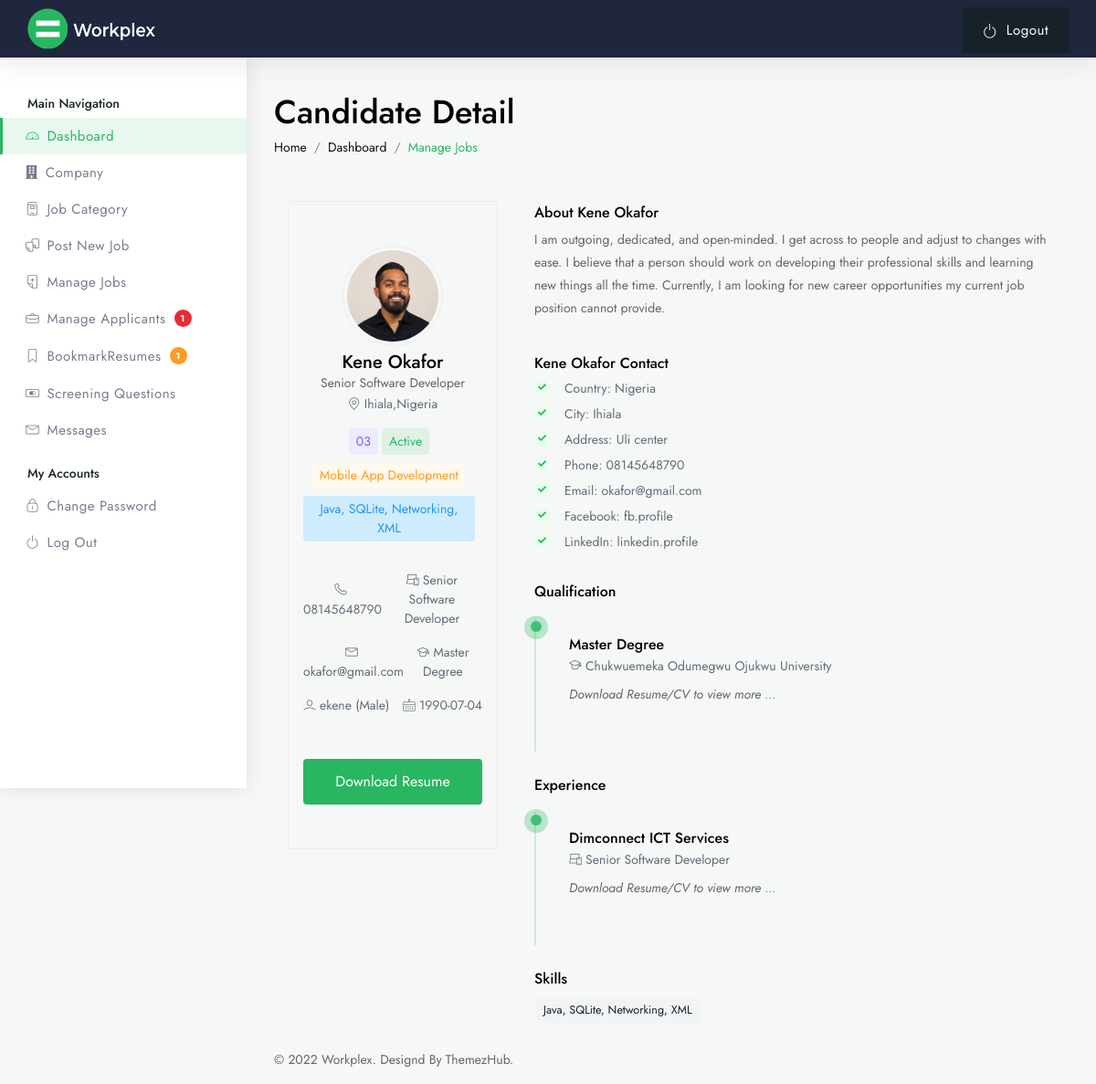
The app's page /admin/dashboard-candidate-detail.php?applicantid=2745&jobapplicationid=16 (signed in) with its own data.
### tables this page shows
CREATE TABLE IF NOT EXISTS `tblapplicants` (
  `APPLICANTID` int(11) NOT NULL AUTO_INCREMENT,
  `JOBCATEGORYID` int(11) NOT NULL,
  `JOBTITLE` varchar(100) NOT NULL,
  `EXCOMPANYNAME` varchar(200) NOT NULL,
  `EXJOBTITLE` varchar(50) NOT NULL,
  `USERID` int(11) NOT NULL,
  `FNAME` varchar(90) NOT NULL,
  `OTHERNAMES` varchar(200) NOT NULL,
  `FULLADDRESS` varchar(255) NOT NULL,
  `CITY` varchar(100) NOT NULL,
  `COUNTRY` varchar(50) NOT NULL,
  `SEX` varchar(11) NOT NULL,
  `BIRTHDATE` date NOT NULL,
  `ABOUTME` text NOT NULL,
  `USERNAME` varchar(90) NOT NULL,
  `EMAILADDRESS` varchar(90) NOT NULL,
  `CONTACTNO` varchar(90) NOT NULL,
  `DEGREE` text NOT NULL,
  `SCHOOLNAME` varchar(100) NOT NULL,
  `SKILLS` varchar(200) NOT NULL,
  `APPLICANTPHOTO` varchar(255) NOT NULL,
  `FB_link` varchar(255) NOT NULL,
  `LinkedIn_link` varchar(255) NOT NULL,
  PRIMARY KEY (`APPLICANTID`)
);

CREATE TABLE IF NOT EXISTS `tbljobsubcategory` (
  `ID` int(11) NOT NULL AUTO_INCREMENT,
  `CATEGORYID` int(11) NOT NULL,
  `SUBCATEGORY` varchar(100) NOT NULL,
  PRIMARY KEY (`ID`)
);

CREATE TABLE IF NOT EXISTS `tblusers` (
  `USERID` varchar(30) NOT NULL,
  `FNAME` varchar(40) NOT NULL,
  `ONAME` varchar(200) NOT NULL,
  `EMAIL` varchar(50) NOT NULL,
  `USERNAME` varchar(90) NOT NULL,
  `PASS` varchar(90) NOT NULL,
  `ROLE` varchar(30) NOT NULL,
  PRIMARY KEY (`USERID`)
);

### admin/dashboard-candidate-detail.php (the view, shortened to what the rows shown need)
<!DOCTYPE html>
<html lang="zxx">
<?php require 'include/phpcode.php';
if ((!empty($_GET['applicantid']))) {
   $applicantid = $_GET['applicantid'];
   $query = mysqli_query($con, "SELECT * FROM tblusers WHERE USERID = '$applicantid'") or die(mysqli_error($con));
   $row = mysqli_fetch_array($query);
   $USERID = $row['USERID'];
   $EMAIL = $row['EMAIL'];
   $USERNAME = $row['USERNAME'];
   $queryuser = "SELECT * from tblapplicants WHERE USERID = '$USERID'";
   $resultuser = mysqli_query($con, $queryuser);
   $rowuser = mysqli_fetch_array($resultuser);
   $APPLICANTID = $rowuser['APPLICANTID'];
   $FNAME = $rowuser['FNAME'];
   $ONAME = $rowuser['OTHERNAMES'];
   $APPLICANTPHOTO = $rowuser['APPLICANTPHOTO'];
   $JOBCATEGORYID = $rowuser['JOBCATEGORYID'];
   $JOBTITLE = $rowuser['JOBTITLE'];
   $EXCOMPANYNAME = $rowuser['EXCOMPANYNAME'];
   $EXJOBTITLE = $rowuser['EXJOBTITLE'];
   $ABOUTME = $rowuser['ABOUTME'];
   $ADDRESS = $rowuser['FULLADDRESS'];
   $COUNTRY = $rowuser['COUNTRY'];
   $CITY = $rowuser['CITY'];
   $SEX = $rowuser['SEX'];
   $BIRTHDATE = $rowuser['BIRTHDATE'];
   $CONTACTNO = $rowuser['CONTACTNO'];
   $DEGREE = $rowuser['DEGREE'];
   $SCHOOLNAME = $rowuser['SCHOOLNAME'];
   $SKILLS = $rowuser['SKILLS'];
   $FB_link = $rowuser['FB_link'];
   $LinkedIn_link = $rowuser['LinkedIn_link'];
   $FULLNAME = $FNAME . ' ' . $ONAME;
   $queryuser = "SELECT * from tbljobsubcategory WHERE ID = '$JOBCATEGORYID'";
   $resultuser = mysqli_query($con, $queryuser);
   $rowuser = mysqli_fetch_array($resultuser);
   $SUBCATEGORY = $rowuser['SUBCATEGORY'];
} else {
   header('location: dashboard-manage-applications.php');
}
?>
<head>
   <link href="assets/css/styles.css" rel="stylesheet">
</head>
<body>
   <div id="main-wrapper">
      <div class="dashboard-wrap bg-light">
         <div class="dashboard-content">
            <div class="dashboard-tlbar d-block mb-5">
               <div class="row">
                  <div class="colxl-12 col-lg-12 col-md-12">
                     <h1 class="ft-medium">Candidate Detail</h1>
                  </div>
               </div>
            </div>
            <div class="dashboard-widg-bar d-block">
               <div class="container">
                  <div class="row align-items-start justify-content-between">
                     <div class="col-12 col-md-12 col-lg-4 col-xl-4 text-center miliods">
                        <div class="d-block border rounded mfliud-bot mb-4">
                           <div class="cdt_author px-2 pt-5 pb-4">
                              <div class="dash_auth_thumb circle p-1 border d-inline-flex mx-auto mb-2">
                                 <img src="../<?php echo $APPLICANTPHOTO ?>" class="img-fluid circle" width="100" alt="" />
                              </div>
                              <div class="dash_caption mb-3">
                                 <h4 class="fs-lg ft-medium mb-0 lh-1"><?php echo $FULLNAME ?></h4>
                                 <p class="m-0 p-0"><?php echo $JOBTITLE ?></p>
                                 <span class="text-muted smalls"><i class="lni lni-map-marker mr-1"></i><?php echo $CITY ?>,<?php echo $COUNTRY ?></span>
                              </div>
                              <div class="jb-list-01-title px-2">
                                 <span class="px-2 mb-2 d-inline-flex py-1 rounded text-purple bg-light-purple">0<?php echo $APPLICANTID ?></span>
                                 <span class="mr-2 mb-2 d-inline-flex px-2 py-1 rounded theme-cl theme-bg-light">Active</span>
                                 <span class="mr-2 mb-2 d-inline-flex px-2 py-1 rounded text-warning bg-light-warning"><?php echo $SUBCATEGORY ?></span>
                                 <br>
                                 <span class="mr-2 mb-2 d-inline-flex px-2 py-1 rounded text-info bg-light-info"><?php echo $SKILLS ?></span>
                              </div>
                           </div>
                           <div class="cdt_caps">
                              <div class="job_grid_footer pb-3 px-3 d-flex align-items-center justify-content-between">
                                 <div class="df-1 text-muted"><i class="lni lni-phone mr-1"></i><?php echo $CONTACTNO ?></div>
                                 <div class="df-1 text-muted"><i class="lni lni-laptop-phone mr-1"></i><?php echo $JOBTITLE ?></div>
                              </div>
                              <div class="job_grid_footer pb-3 px-3 d-flex align-items-center justify-content-between">
                                 <div class="df-1 text-muted"><i class="lni lni-envelope mr-1"></i><?php echo $EMAIL ?></div>
                                 <div class="df-1 text-muted"><i class="lni lni-graduation mr-1"></i><?php echo $DEGREE ?></div>
                              </div>
                              <div class="job_grid_footer px-3 d-flex align-items-center justify-content-between">
                                 <div class="df-1 text-muted"><i class="lni lni-user mr-1"></i><?php echo $USERNAME ?> (<?php echo $SEX ?>)</div>
                                 <div class="df-1 text-muted"><i class="lni lni-calendar mr-1"></i><?php echo $BIRTHDATE ?></div>
                              </div>
                           </div>
                        </div>
                     </div>
                     <div class="col-12 col-md-12 col-lg-8 col-xl-8">
                        <div class="row align-items-start">
                           <div class="abt-cdt d-block full-width mb-4">
                              <h4 class="ft-medium mb-1 fs-md">About <?php echo $FULLNAME ?></h4>
                              <p><?php echo $ABOUTME ?></p>
                           </div>
                           <div class="abt-cdt d-block full-width mb-4">
                              <h4 class="ft-medium mb-1 fs-md"><?php echo $FULLNAME ?> Contact</h4>
                              <div class="position-relative row">
                                 <div class="col-lg-12 col-md-12 col-12">
                                    <div class="mb-2 mr-4 ml-lg-0 mr-lg-4">
                                       <div class="d-flex align-items-center">
                                          <div class="rounded-circle bg-light-success theme-cl p-1 small d-flex align-items-center justify-content-center">
                                             <i class="fas fa-check small"></i>
                                          </div>
                                          <h6 class="mb-0 ml-3 text-muted fs-sm">Country: <?php echo $COUNTRY ?></h6>
                                       </div>
                                    </div>
                                    <div class="mb-2 mr-4 ml-lg-0 mr-lg-4">
                                       <div class="d-flex align-items-center">
                                          <div class="rounded-circle bg-light-success theme-cl p-1 small d-flex align-items-center justify-content-center">
                                             <i class="fas fa-check small"></i>
                                          </div>
                                          <h6 class="mb-0 ml-3 text-muted fs-sm">City: <?php echo $CITY ?></h6>
                                       </div>
                                    </div>
                                    <div class="mb-2 mr-4 ml-lg-0 mr-lg-4">
                                       <div class="d-flex align-items-center">
                                          <div class="rounded-circle bg-light-success theme-cl p-1 small d-flex align-items-center justify-content-center">
                                             <i class="fas fa-check small"></i>
                                          </div>
                                          <h6 class="mb-0 ml-3 text-muted fs-sm">Address: <?php echo $ADDRESS ?></h6>
                                       </div>
                                    </div>
                                    <div class="mb-2 mr-4 ml-lg-0 mr-lg-4">
                                       <div class="d-flex align-items-center">
                                          <div class="rounded-circle bg-light-success theme-cl p-1 small d-flex align-items-center justify-content-center">
                                             <i class="fas fa-check small"></i>
                                          </div>
                                          <h6 class="mb-0 ml-3 text-muted fs-sm">Phone: <?php echo $CONTACTNO ?></h6>
                                       </div>
                                    </div>
                                    <div class="mb-2 mr-4 ml-lg-0 mr-lg-4">
                                       <div class="d-flex align-items-center">
                                          <div class="rounded-circle bg-light-success theme-cl p-1 small d-flex align-items-center justify-content-center">
                                             <i class="fas fa-check small"></i>
                                          </div>
                                          <h6 class="mb-0 ml-3 text-muted fs-sm">Email: <?php echo $EMAIL ?></h6>
                                       </div>
                                    </div>
                                    <div class="mb-2 mr-4 ml-lg-0 mr-lg-4">
                                       <div class="d-flex align-items-center">
                                          <div class="rounded-circle bg-light-success theme-cl p-1 small d-flex align-items-center justify-content-center">
                                             <i class="fas fa-check small"></i>
                                          </div>
                                          <h6 class="mb-0 ml-3 text-muted fs-sm">Facebook: <?php echo $FB_link ?></h6>
                                       </div>
                                    </div>
                                    <div class="mb-2 mr-4 ml-lg-0 mr-lg-4">
                                       <div class="d-flex align-items-center">
                                          <div class="rounded-circle bg-light-success theme-cl p-1 small d-flex align-items-center justify-content-center">
                                             <i class="fas fa-check small"></i>
                                          </div>
                                          <h6 class="mb-0 ml-3 text-muted fs-sm">LinkedIn: <?php echo $LinkedIn_link ?></h6>
                                       </div>
                                    </div>
                                 </div>
                              </div>
                           </div>
                           <div class="abt-cdt d-block full-width mb-4">
                              <div class="exslio-list mt-3">
                                 <ul>
                                    <li>
                                       <div class="esclio-110 bg-light rounded px-3 py-3">
                                          <h4 class="mb-0 ft-medium fs-md"><?php echo $DEGREE ?></h4>
                                          <div class="esclio-110-info full-width mb-2">
                                             <span class="text-muted mr-2"><i class="lni lni-graduation mr-1"></i><?php echo $SCHOOLNAME ?></span>
                                          </div>
                                          <div class="esclio-110-decs full-width">
                                             <p><i>Download Resume/CV to view more <a href="javascript:void(0);" class="theme-cl">...</a></i>
                                             </p>
                                          </div>
                                       </div>
                                    </li>
                                 </ul>
                              </div>
                           </div>
                           <div class="abt-cdt d-block full-width mb-4">
                              <div class="exslio-list mt-3">
                                 <ul>
                                    <li>
                                       <div class="esclio-110 bg-light rounded px-3 py-3">
                                          <h4 class="mb-0 ft-medium fs-md"><?php echo $EXCOMPANYNAME ?></h4>
                                          <div class="esclio-110-info full-width mb-2">
                                             <span class="text-muted mr-2"><i class="lni lni-laptop-phone mr-1"></i><?php echo $EXJOBTITLE ?></span>
                                          </div>
                                          <div class="esclio-110-decs full-width">
                                             <p><i>Download Resume/CV to view more <a href="javascript:void(0);" class="theme-cl">...</a></i>
                                             </p>
                                          </div>
                                       </div>
                                    </li>
                                 </ul>
                              </div>
                           </div>
                           <div class="abt-cdt d-block full-width">
                              <ul class="p-0 skills_tag text-left">
                                 <li><span class="px-2 py-1 medium skill-bg rounded text-dark"><?php echo $SKILLS ?></span></li>
                              </ul>
                           </div>
                        </div>
                     </div>
                  </div>
               </div>
            </div>
         </div>
      </div>
</body>
</html>

### records on screen
tblapplicants: APPLICANTPHOTO (picture), FULLNAME "Kene Okafor", JOBTITLE "Senior Software Developer", CITY "Ihiala", COUNTRY "Nigeria", APPLICANTID "3", SKILLS "Java, SQLite, Networking, XML", CONTACTNO "08145648790", DEGREE "Master Degree", SEX "Male", BIRTHDATE "1990-07-04", ABOUTME "I am outgoing, dedicated, and open-minded. I get across to people and adjust to changes with ease. I believe that a person should work on developing their professional skills and learning new things all the time. Currently, I am looking for new career opportunities my current job position cannot provide.", FULLADDRESS "Uli center", FB_link "fb.profile", LinkedIn_link "linkedin.profile", SCHOOLNAME "Chukwuemeka Odumegwu Ojukwu University", EXCOMPANYNAME "Dimconnect ICT Services", EXJOBTITLE "Senior Software Developer"
tbljobsubcategory: SUBCATEGORY "Mobile App Development"
tblusers: EMAIL "okafor@gmail.com", USERNAME "ekene"

### other values on screen
$appliedjobs "1"
$bookmark "1"
